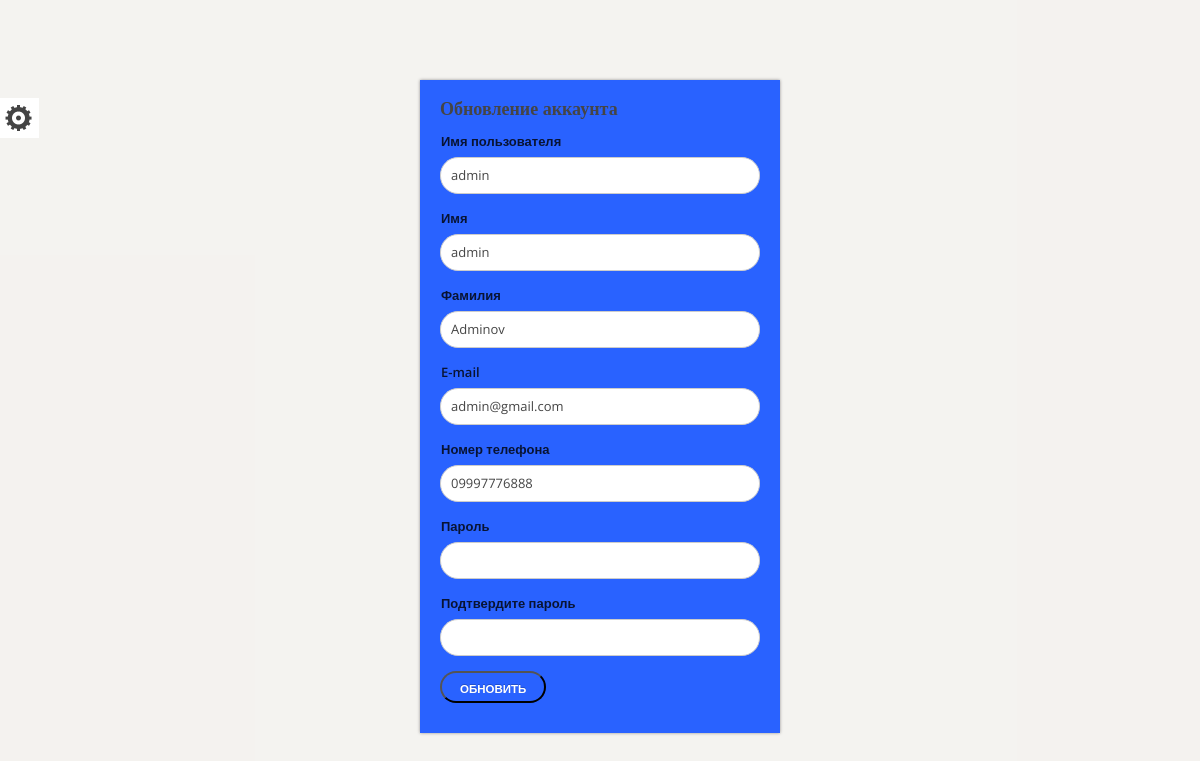
Page /users/setting/user/admin on the earlier database version.
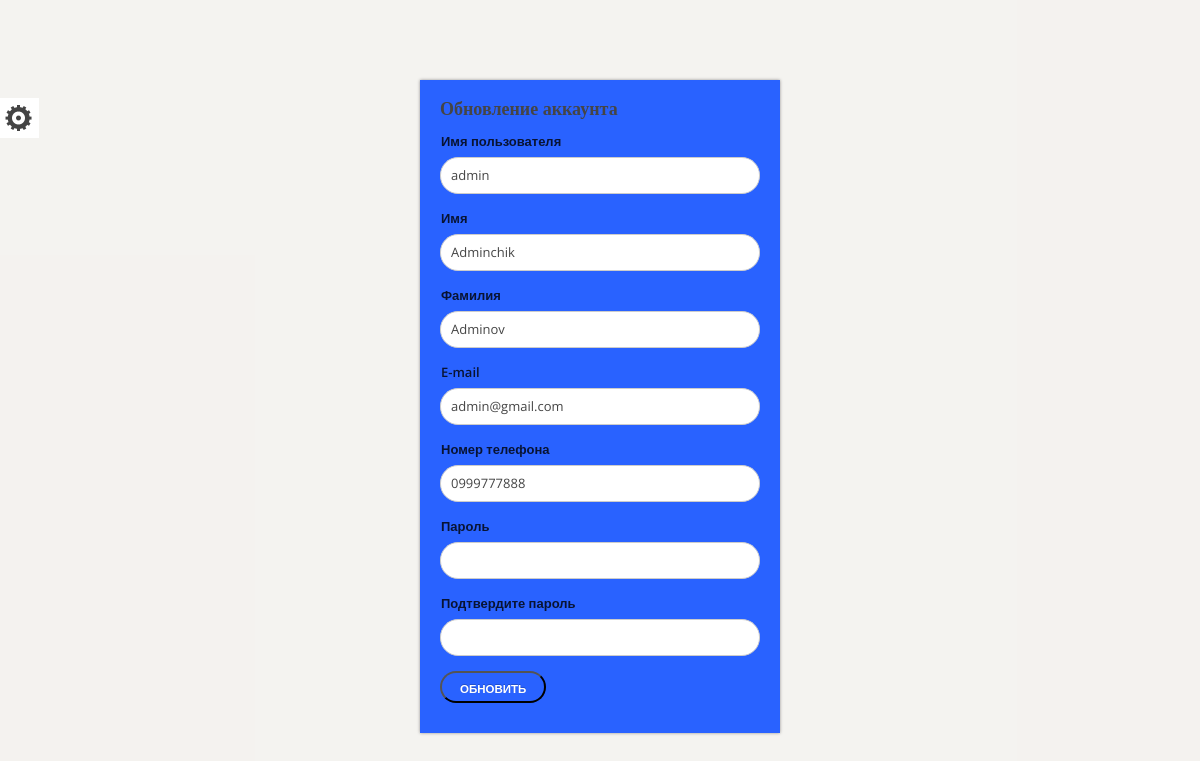
Same page on the later database version.
### apps/users/models.py (models this page shows, shortened)
class User(AbstractUser):
    phone = models.CharField(
        max_length=100,
        null = True, blank = True,
        default='0'
    )
    phone = models.CharField(
        max_length=100,
        verbose_name="Телефонный номер",
        blank = True, null = True
    )

### apps/users/views.py (the view, shortened to what this page needs)
# urls.py: path('setting/user/<str:username>', account_update, name = "account_update"),
def account_update(request, username):
    user = User.objects.get(username = username)
    setting = Setting.objects.latest('id')
    context = {
        'user' : user,
        'setting' : setting,
    }
    return render(request, 'account_update.html', context)

### templates/account_update.html (shortened to what this page needs)
{% extends 'homepage.html' %}
{% load static %}
{% block content %}
    <div class="lightbox" style="display:block; overflow: auto;">
		<div class="lb-wrap">
			<div class="lb-content">
				<form class="row" method="POST">
					<h3>Обновление аккаунта</h3>
					<div class="f-item full-width">
						<label for="f_name">Имя пользователя</label>
						<input type="text" id="username" name="username" value="{{ user.username }}"/>
					</div>
					<div class="f-item full-width">
						<label for="f_name">Имя</label>
						<input type="text" id="first_name" name="first_name" value="{{ user.first_name }}"/>
					</div>
					<div class="f-item full-width">
						<label for="f_name">Фамилия</label>
						<input type="text" id="last_name" name="last_name" value="{{ user.last_name }}"/>
					</div>
					<div class="f-item full-width">
						<label for="email">E-mail</label>
						<input type="email" id="email" name="email" value="{{ user.email }}" />
					</div>
					  <div class="f-item full-width">
						<label for="password">Номер телефона</label>
						<input type="number" id="phone" name="phone" value="{{ user.phone }}"/>
					</div>
					<div class="f-item full-width">
						<label for="password">Пароль</label>
						<input type="password" id="password" name="password" />
					</div>
					<div class="f-item full-width">
						<label for="password">Подтвердите пароль</label>
						<input type="password" id="password2" name="password2" />
					</div>
					<div class="f-item checkbox full-width">
						<div class="form-group">
							<button class="btn btn-dark btn-lg btn-block mt-15" type="submit" name = "update">Обновить</button>
						  </div>
					</div>
				</form>
			</div>
		</div>
	</div>
{% endblock %}

### templates/homepage.html (shortened to what this page needs)
{% load static %}
<!DOCTYPE html>
<html lang="en">
<head>
	<link rel="stylesheet" href="{% static 'css/style.css' %}" />
	<link rel="stylesheet" href="{% static 'css/theme-turqoise.css' %}" id="template-color" />
	<link rel="stylesheet" href="{% static 'css/lightslider.min.css' %}" />
	<link rel="stylesheet" href="{% static 'css/styler.css' %}" type="text/css" />
</head>
<body>
    {% block content  %}
    {% endblock%}
<div id="template-styles">
    <h2> <a href="#"><img class="s-s-icon" src="{% static 'images/settings.png' %}" alt="Style switcher" /></a></h2>
  </div>
</body>
</html>

### static/css/style.css (style rules this page uses)
*,*:before,*:after { -webkit-box-sizing: border-box;-moz-box-sizing: border-box;box-sizing: border-box;-webkit-font-smoothing:antialiased;font-smoothing:antialiased;text-rendering:optimizeLegibility; }
body { word-wrap:break-word;-webkit-text-size-adjust: 100%;-ms-text-size-adjust: 100%;overflow-x:hidden; }
html,body,div,span,object,iframe,h1,h2,h3,h4,h5,h6,p,blockquote,pre,a,abbr,address,cite,code,del,dfn,em,img,ins,q,small,strong,sub,sup,dl,dt,dd,ol,ul,li,fieldset,form,label,legend,input,table,caption,tbody,tfoot,thead,tr,th,td,figure { border:0;margin:0;padding:0 }
html { overflow-y: scroll;-webkit-text-size-adjust:auto;-webkit-overflow-scrolling: touch; }
img,fieldset,abbr,acronym { border:0; }
img { border:0;max-width:100%;vertical-align:middle;height:auto;display:block; }
input,button,select,textarea { font-family: inherit;font-size: inherit;line-height: inherit; }
a { font-weight:600;text-decoration:none;-webkit-transition: all 0.1s ease-in 0.1s; -moz-transition: all 0.1s ease-in 0.1s; -o-transition: all 0.1s ease-in 0.1s; -ms-transition: all 0.1s ease-in 0.1s; transition: all 0.1s ease-in 0.1s; }
body { font:13px/1.5 'Open Sans', Helvetica, Arial, sans-serif;text-align:center;color:#454545;background:#E9E6E0; }
.gradient-button,button, input[type="button"], input[type="reset"], input[type="submit"] { font-size:11.5px;line-height:32px;font-weight:700;text-transform:uppercase;text-decoration:none;color:#fff !important;height:32px;padding:0 18px !important;text-align:center;display:inline-block;text-shadow:0 -1px 0 rgba(0,0,0,0.2);border-radius:17px;-moz-border-radius:17px;-webkit-border-radius:17px;cursor:pointer;-webkit-box-shadow: inset 0 0 1px rgba(0,0,0,.3);-moz-box-shadow: inset 0 0 1px rgba(0,0,0,.3);box-shadow: inset 0 0 1px rgba(0,0,0,.3); }
h1,h2,h3,h4,h5,h6,.ribbon .price,.ribbon-small,.price em { font-family: 'Roboto Slab', serif;color:#555; }
h2 { font-size:20px;font-weight:700;padding:0 0 20px; }
h3 { font-size:18px;font-weight:700;padding:0 0 20px; }
.row { margin:0 -10px; }
.full-width { width:100%;float:left;display:block;padding:0 10px;margin:0 0 20px; }
.lightbox { display:none;position:fixed;width:100%;height:100%;z-index:999999;background:rgba(255,255,255,.5);top:0;left:0; }
.lb-wrap { text-align:left;color:rgba(0,0,0,.8);position:absolute;top:10%;left:35%;width:30%;padding:15px 20px;-webkit-box-shadow:0 0 3px rgba(0,0,0,.4);-moz-box-shadow:0 0 3px rgba(0,0,0,.4);box-shadow:0 0 3px rgba(0,0,0,.4); }
.lb-wrap h3 { color:#454545;padding:0 10px 10px; }
.lb-wrap input, .lb-wrap div.checker span { border-color:#fff; }
.lb-wrap .f-item { margin:0 0 15px; }
label { cursor: pointer;font-weight:600;position:relative;padding:0 0 5px 1px;display:inline-block; }
input,textarea { outline: none; }
button, input, select, textarea { margin: 0;vertical-align: baseline; *vertical-align: middle;outline:none;-webkit-box-shadow:none;-moz-box-shadow:none;box-shadow:none; -webkit-transition:all 0.2s ease-in;-moz-transition:all 0.2s ease-in;-o-transition:all 0.2s ease-in;-ms-transition:all 0.2s ease-in;transition:all 0.2s ease-in; }
button, input[type="button"], input[type="reset"], input[type="submit"] { cursor: pointer; text-transform:uppercase;-webkit-appearance: button; text-align:center; }
input[type="search"], input[type="email"], input[type="text"], input[type="number"], input[type="password"], input[type="tel"], input[type="url"], input[type="date"], textarea { display:block;padding:8px 10px;width:100%;border:1px solid #ccc;color:#454545;-webkit-border-radius:18px;-moz-border-radius:18px;border-radius:18px; }
input[type=number] { -moz-appearance: textfield; }
input.uniform-input,select.uniform-multiselect,textarea.uniform { padding:8px 10px;border:1px solid #ccc; }

### static/css/styler.css (style rules this page uses)
#template-styles { background: #fff; width: 135px; position:fixed; top:98px; z-index:99999999; left: -135px; padding-bottom:7px; text-align:left; }
.s-s-icon { height:26px; width:27px; margin:7px 0 0 5px; }
#template-styles h2 { background: #fff; color: #666; padding: 12px 10px; font-family:Arial,Helvetica,sans-serif; margin:0; font-size: 14px; }
#template-styles h2 a { background-color: #fff; display: block; height: 40px; position: absolute; right: -39px; top: 0; width: 39px; }

Differences in the rows shown:
changed User "admin": first_name "admin" → "Adminchik"; phone "09997776888" → "0999777888"
